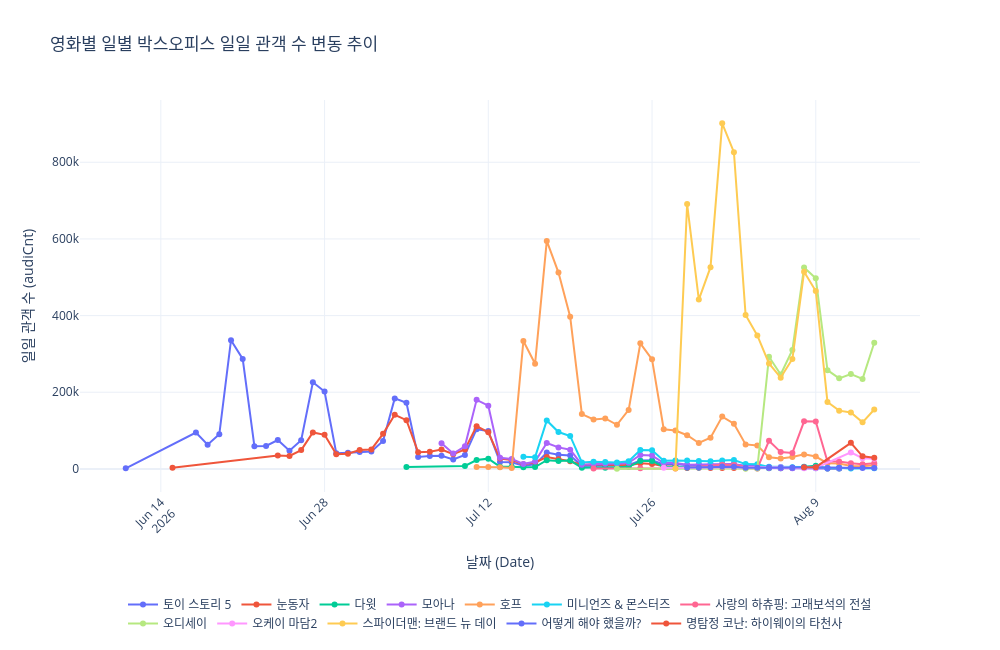

This figure's notebook cell:
### Markdown cell above
### 4-1-3. 기간에 따른 일일 관객 수 변화

### Code cell
draw_lineChart(merged_df, 'audiCnt', '영화별 일별 박스오피스 일일 관객 수 변동 추이', '일일 관객 수')
